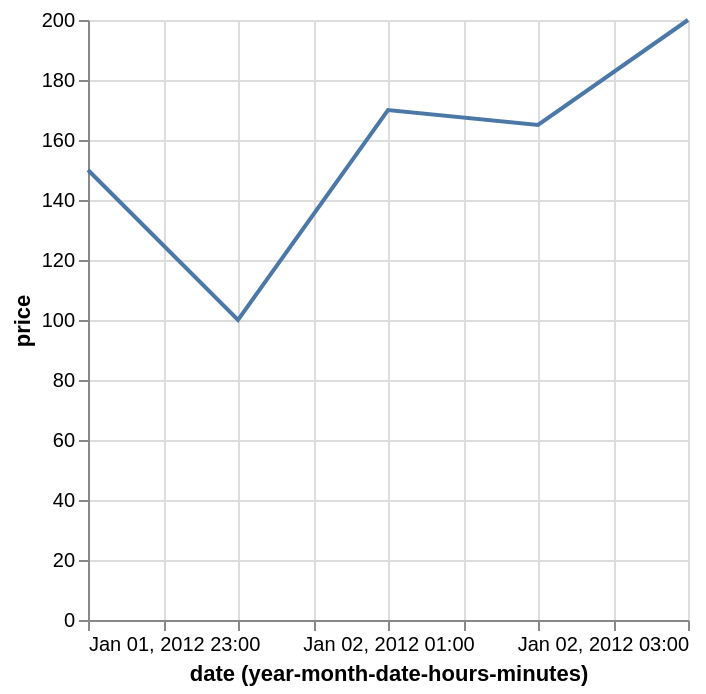

Vega-Lite specification for this chart:
### Vega-Lite specification from a JSON file in a GitHub repository (floating-point values rounded to 4 significant figures)
{"$schema": "https://vega.github.io/schema/vega-lite/v4.json", "description": "Using utc scale with local time input.", "data": {"values": [{"date": "Sun, 01 Jan 2012 23:00:00", "price": 150}, {"date": "Sun, 02 Jan 2012 00:00:00", "price": 100}, {"date": "Sun, 02 Jan 2012 01:00:00", "price": 170}, {"date": "Sun, 02 Jan 2012 02:00:00", "price": 165}, {"date": "Sun, 02 Jan 2012 03:00:00", "price": 200}]}, "mark": "line", "encoding": {"x": {"field": "date", "type": "temporal", "timeUnit": "yearmonthdatehoursminutes", "scale": {"type": "utc"}}, "y": {"field": "price", "type": "quantitative"}}}
